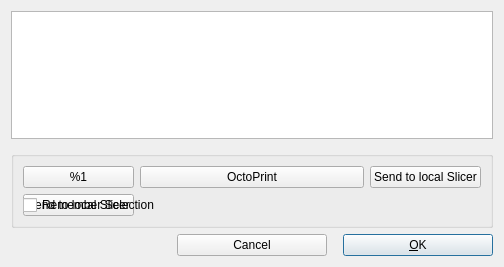
<?xml version="1.0" encoding="UTF-8"?>
<ui version="4.0">
 <class>PrintInitDialog</class>
 <widget class="QDialog" name="PrintInitDialog">
  <property name="geometry">
   <rect>
    <x>0</x>
    <y>0</y>
    <width>504</width>
    <height>265</height>
   </rect>
  </property>
  <property name="windowTitle">
   <string>3D Print</string>
  </property>
  <layout class="QGridLayout" name="gridLayout">
   <property name="horizontalSpacing">
    <number>16</number>
   </property>
   <property name="verticalSpacing">
    <number>6</number>
   </property>
   <item row="4" column="2">
    <widget class="QPushButton" name="okButton">
     <property name="sizePolicy">
      <sizepolicy hsizetype="Minimum" vsizetype="Fixed">
       <horstretch>0</horstretch>
       <verstretch>0</verstretch>
      </sizepolicy>
     </property>
     <property name="text">
      <string>&amp;OK</string>
     </property>
    </widget>
   </item>
   <item row="4" column="1">
    <widget class="QPushButton" name="cancelButton">
     <property name="text">
      <string>Cancel</string>
     </property>
    </widget>
   </item>
   <item row="0" column="0" colspan="3">
    <widget class="QTextBrowser" name="textBrowser">
     <property name="minimumSize">
      <size>
       <width>480</width>
       <height>128</height>
      </size>
     </property>
     <property name="readOnly">
      <bool>true</bool>
     </property>
     <property name="source">
      <url>
       <string>qrc:/html/PrintInitDialog.html</string>
      </url>
     </property>
     <property name="openExternalLinks">
      <bool>true</bool>
     </property>
    </widget>
   </item>
   <item row="1" column="0">
    <spacer name="verticalSpacer">
     <property name="orientation">
      <enum>Qt::Vertical</enum>
     </property>
     <property name="sizeType">
      <enum>QSizePolicy::Fixed</enum>
     </property>
     <property name="sizeHint" stdset="0">
      <size>
       <width>20</width>
       <height>6</height>
      </size>
     </property>
    </spacer>
   </item>
   <item row="2" column="0" colspan="3">
    <widget class="QGroupBox" name="groupBox">
     <property name="title">
      <string/>
     </property>
     <property name="flat">
      <bool>false</bool>
     </property>
     <layout class="QGridLayout" name="gridLayout_2">
      <item row="0" column="1">
       <widget class="QPushButton" name="octoPrintButton">
        <property name="text">
         <string>OctoPrint</string>
        </property>
        <property name="checkable">
         <bool>true</bool>
        </property>
        <property name="autoExclusive">
         <bool>true</bool>
        </property>
       </widget>
      </item>
      <item>
       <widget class="QPushButton" name="LocalSlicerButton">
        <property name="text">
         <string>Send to local Slicer</string>
        </property>
        <property name="checkable">
         <bool>true</bool>
        </property>
        <property name="autoExclusive">
         <bool>true</bool>
        </property>
       </widget>
      </item>
      <item>
       <spacer name="horizontalSpacer">
        <property name="orientation">
         <enum>Qt::Horizontal</enum>
        </property>
        <property name="sizeHint" stdset="0">
         <size>
          <width>40</width>
          <height>20</height>
         </size>
        </property>
       </spacer>
      </item>
      <item row="0" column="0">
       <widget class="QPushButton" name="printServiceButton">
        <property name="text">
         <string>%1</string>
        </property>
        <property name="checkable">
         <bool>true</bool>
        </property>
        <property name="autoExclusive">
         <bool>true</bool>
        </property>
       </widget>
      </item>
      <item row="0" column="2">
       <widget class="QPushButton" name="LocalSlicerButton">
        <property name="text">
         <string>Send to local Slicer</string>
        </property>
        <property name="checkable">
         <bool>true</bool>
        </property>
        <property name="autoExclusive">
         <bool>true</bool>
        </property>
       </widget>
      </item>
      <item row="1" column="0" colspan="3">
       <widget class="QCheckBox" name="checkBoxRememberSelection">
        <property name="text">
         <string>Remember Selection</string>
        </property>
       </widget>
      </item>
     </layout>
    </widget>
   </item>
  </layout>
 </widget>
 <resources>
  <include location="../../resources/common.qrc"/>
 </resources>
 <connections/>
</ui>
